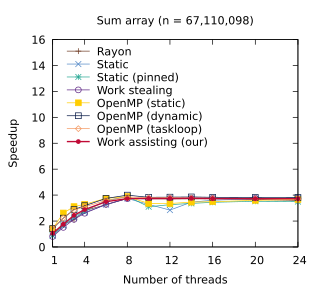

The gnuplot source for this figure:
set title "Sum array (n = 67,110,098)"
set terminal pdf size 3.2,2.9
set output "./results/Sum_array_n___67,110,098.pdf"
set key on
set key top left Left reverse
set key samplen 2.5
set xrange [1:24]
set xtics (1, 4, 8, 12, 16, 20, 24)
set xlabel "Number of threads"
set yrange [0:16]
set ylabel "Speedup"
plot './results/Sum_array_n___67,110,098.dat' using 1:2 title "Rayon" pointsize 0.7 lw 1 pt 1 linecolor rgb "#6E3B23" with linespoints, \
  './results/Sum_array_n___67,110,098.dat' using 1:3 title "Static" pointsize 0.7 lw 1 pt 2 linecolor rgb "#5287C6" with linespoints, \
  './results/Sum_array_n___67,110,098.dat' using 1:4 title "Static (pinned)" pointsize 0.7 lw 1 pt 3 linecolor rgb "#24A793" with linespoints, \
  './results/Sum_array_n___67,110,098.dat' using 1:5 title "Work stealing" pointsize 0.7 lw 1 pt 6 linecolor rgb "#5B2182" with linespoints, \
  './results/Sum_array_n___67,110,098.dat' using 1:6 title "OpenMP (static)" pointsize 0.7 lw 1 pt 5 linecolor rgb "#FFCD00" with linespoints, \
  './results/Sum_array_n___67,110,098.dat' using 1:7 title "OpenMP (dynamic)" pointsize 0.7 lw 1 pt 4 linecolor rgb "#001240" with linespoints, \
  './results/Sum_array_n___67,110,098.dat' using 1:8 title "OpenMP (taskloop)" pointsize 0.7 lw 1 pt 12 linecolor rgb "#F3965E" with linespoints, \
  './results/Sum_array_n___67,110,098.dat' using 1:9 title "Work assisting (our)" pointsize 0.4 lw 2 pt 7 linecolor rgb "#C00A35" with linespoints
